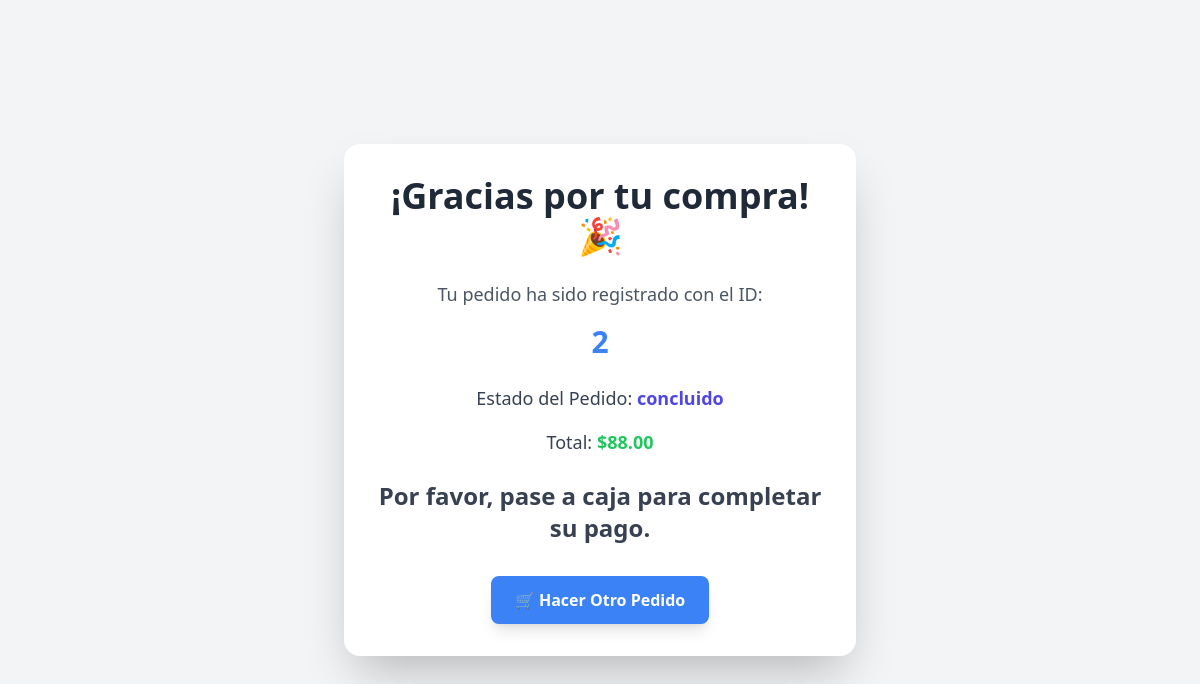
Screenshot of /pedido_finalizado/2 with the database file from the repository.
### app/models.py (models this page shows, shortened)
class Pedido(db.Model):
    __tablename__ = 'pedidos'
    id = db.Column(db.Integer, primary_key=True)
    productos_str = db.Column(db.Text, nullable=True)
    total = db.Column(db.Numeric(10, 2), default=Decimal('0.00'))
    estado = db.Column(db.String(20), default='pendiente')  # Asegúrate de que el valor por defecto sea 'pendiente'
    created_at = db.Column(db.DateTime, default=datetime.utcnow)
    updated_at = db.Column(db.DateTime, default=datetime.utcnow, onupdate=datetime.utcnow)
    @property
    def productos(self):
        if self.productos_str:
            return json.loads(self.productos_str)
        return []

### app/views.py (the view)
    @app.route('/pedido_finalizado/<int:pedido_id>')
    def pedido_finalizado(pedido_id):
        pedido = Pedido.query.get_or_404(pedido_id)
        return render_template('pedidos/menu/pedido_finalizado.html', pedido=pedido)

### app/templates/pedidos/menu/pedido_finalizado.html (shortened to what this page needs)
<!DOCTYPE html>
<html lang="es">
<head>
    <link rel="stylesheet" href="{{ url_for('static', filename='css/output.css') }}">
</head>
<body class="bg-gray-100 flex items-center justify-center min-h-screen">
    <div class="bg-white max-w-lg w-full mx-4 p-8 rounded-2xl shadow-2xl text-center">
        <h2 class="text-4xl font-extrabold text-gray-800 mb-6">¡Gracias por tu compra! 🎉</h2>
        <p class="text-lg text-gray-600 mb-4">Tu pedido ha sido registrado con el ID:</p>
        <p class="text-3xl font-bold text-blue-500 mb-6">{{ pedido.id }}</p>
        <div class="space-y-4 mb-6">
            <p class="text-lg text-gray-700">
                Estado del Pedido:
                <span class="font-bold text-indigo-600">{{ pedido.estado }}</span>
            </p>
            <p class="text-lg text-gray-700">
                Total:
                <span class="font-bold text-green-500">${{ '%.2f' | format(pedido.total) }}</span>
            </p>
        </div>
        <h3 class="text-2xl font-semibold text-gray-700 mb-8">Por favor, pase a caja para completar su pago.</h3>
        <a href="{{ url_for('listar_productos') }}"
           class="inline-block bg-blue-500 hover:bg-blue-600 text-white font-bold py-3 px-6 rounded-lg shadow-lg transition-transform transform hover:scale-105">
            🛒 Hacer Otro Pedido
        </a>
    </div>
</body>
</html>

### rows the page displays
Pedido: id "2", estado "concluido", total "88.00"
